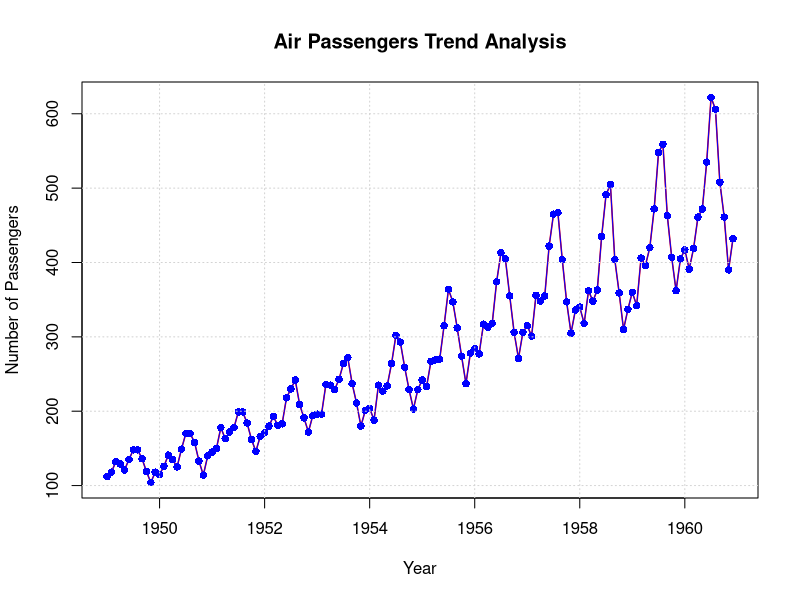
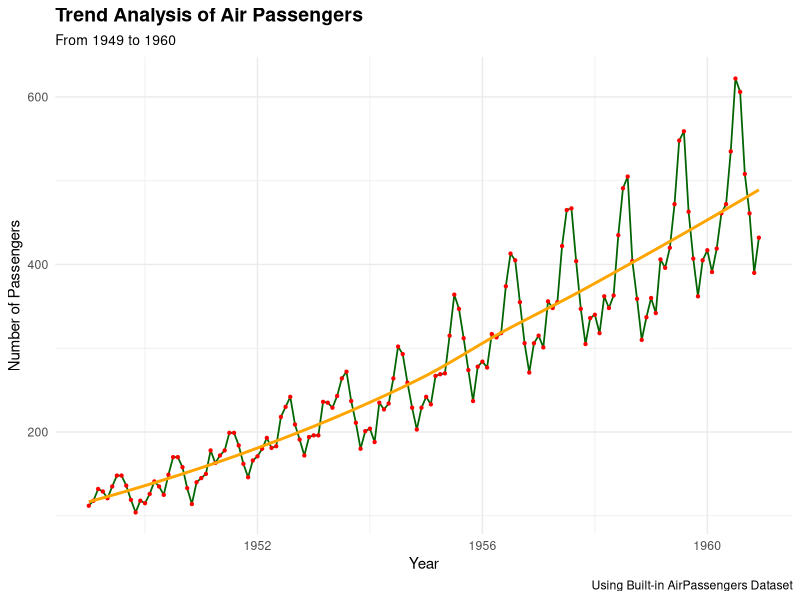

Here is the R script that generated these plots, in order:
data(AirPassengers)

# Verify dataset
class(AirPassengers)
head(AirPassengers)

ap_df <- data.frame(
  year = time(AirPassengers),
  passengers = as.numeric(AirPassengers)
)

# DataFrame with year and month separately
ap_df_months <- data.frame(
  year = floor(time(AirPassengers)),
  month = cycle(AirPassengers),
  passengers = as.numeric(AirPassengers)
)

# View data
head(ap_df)
head(ap_df_months)

plot(AirPassengers,
     type = "l",
     main = "Air Passengers Trend Analysis",
     xlab = "Year",
     ylab = "Number of Passengers",
     col = "red",
     lwd = 1.5
)

points(AirPassengers,
       type = "o",
       pch = 16,
       col = "blue"
)

grid()

# install.packages("ggplot2")  
library(ggplot2)

ggplot(ap_df, aes(x = year, y = passengers)) +
  geom_line(color = "darkgreen", linewidth = 0.6) +
  geom_point(color = "red", size = 0.8) +
  geom_smooth(se = FALSE, color = "orange") +
  labs(
    title = "Trend Analysis of Air Passengers",
    subtitle = "From 1949 to 1960",
    caption = "Using Built-in AirPassengers Dataset",
    x = "Year",
    y = "Number of Passengers"
  ) +
  theme_minimal() +
  theme(
    plot.title = element_text(face = "bold", size = 14),
    plot.subtitle = element_text(size = 10)
  )
